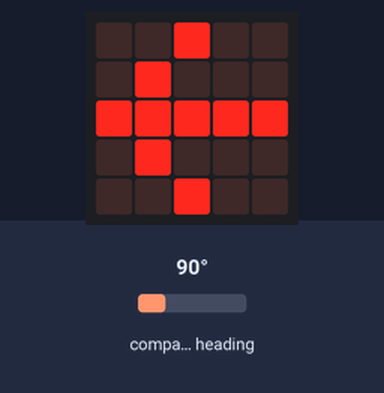
Bench run of a program on a simulated BBC micro:bit (MakeCode). Shown: the board's 5×5 LED display. The test bench sets the inputs (shaded band); at power-on: compass heading 90°. The compass is already calibrated.

Above: at 1.3 s.
1.4 s: compass heading set to 7°
At 3.0 s:
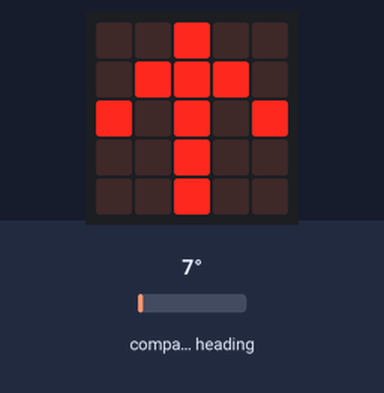
3.4 s: compass heading set to 180°
At 4.2 s:
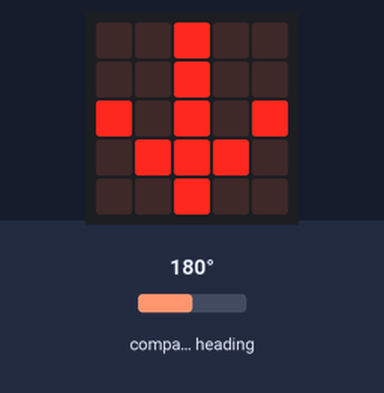
5.3 s: compass heading set to 269°
At 6.8 s:
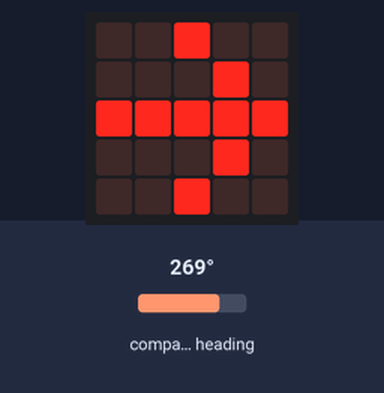
7.1 s: compass heading set to 250°
8.7 s: compass heading set to 244°
At 9.7 s:
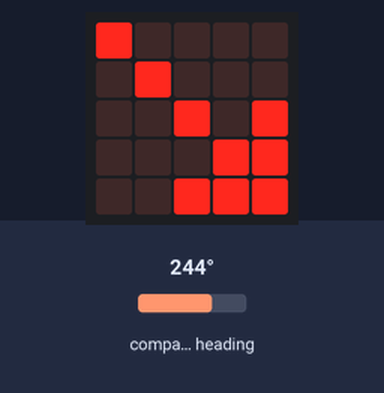
10.3 s: compass heading set to 90°
At 11.1 s:
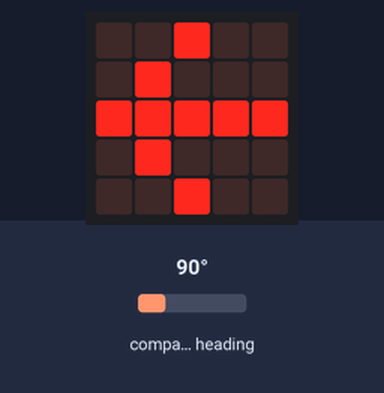
Timing chart, 0 to 13.1 s (numbered marks = the images above; inputs shaded):
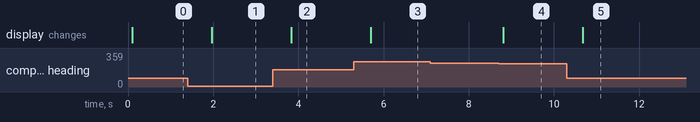

The program:

main.ts
```typescript
input.calibrateCompass()
basic.forever(function () {
    if (input.compassHeading() >= 337 || input.compassHeading() <= 23) {
        basic.showArrow(ArrowNames.North)
    } else if (input.compassHeading() > 23 && input.compassHeading() < 67) {
        basic.showArrow(ArrowNames.NorthWest)
    } else if (input.compassHeading() >= 67 && input.compassHeading() <= 113) {
        basic.showArrow(ArrowNames.West)
    } else if (input.compassHeading() > 113 && input.compassHeading() < 157) {
        basic.showArrow(ArrowNames.SouthWest)
    } else if (input.compassHeading() >= 157 && input.compassHeading() <= 203) {
        basic.showArrow(ArrowNames.South)
    } else if (input.compassHeading() > 203 && input.compassHeading() < 247) {
        basic.showArrow(ArrowNames.SouthEast)
    } else if (input.compassHeading() >= 247 && input.compassHeading() <= 293) {
        basic.showArrow(ArrowNames.East)
    } else {
        basic.showArrow(ArrowNames.NorthEast)
    }
})
```

test.ts
```typescript
// Tady jsou testy. Při použití tohoto balíčku jako rozšíření nebude zkompilováno.
```

Measured:
- the behaviour switches between 247 and 246° on compass heading (found by bisection; images 3 and 4)
- after the input at 1.4 s, the display: changes after 0.56 s (image 1)
- after the input at 3.4 s, the display: changes after 0.43 s (image 2)
- after the input at 5.3 s, the display: changes after 0.39 s (image 3)
- after the input at 7.1 s, every drawn part: stays the same
- after the input at 8.7 s, the display: changes after 0.11 s (image 4)
- after the input at 10.3 s, the display: changes after 0.37 s (image 5)
